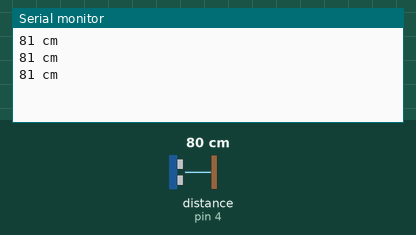
Simulated run of this sketch. Board: Arduino Uno, built with avr-gcc and run on an emulated ATmega328P. Parts: the last lines printed to the serial monitor. Inputs (shaded band) come from the test bench; at power-on: distance to the obstacle (sensor on pin 4) 80 cm. The echo pulse lasts 58.3 µs per cm.

Above: at 1.3 s.
1.4 s: distance to the obstacle (sensor on pin 4) set to 2 cm
At 1.8 s:
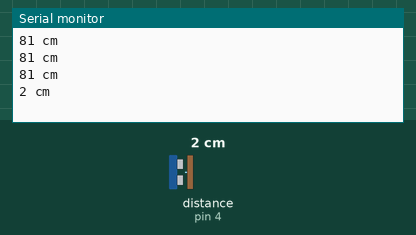
2.9 s: distance to the obstacle (sensor on pin 4) set to 4 cm
At 3.4 s:
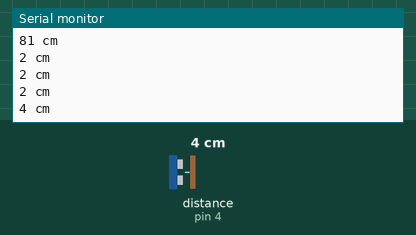
Timing chart, 0 to 5.9 s (numbered marks = the images above; inputs shaded):
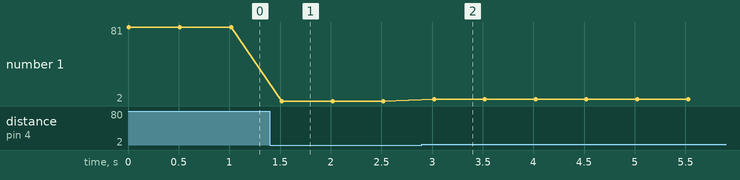

Measured:
- after the input at 1.4 s, the serial monitor: prints a new line after 0.12 s (image 1)
- after the input at 2.9 s, the serial monitor: prints a new line after 0.12 s (image 2)
- plotted number 1: 81 → 2 after the input at 1.4 s, 2 → 4 after the input at 2.9 s

The sketch:

jarakultrasonik.ino
```cpp
// Contoh untuk menguji pengukuran jarak objek
//   menggunakan HC-SR04 atau US-015

#include "NewPing.h"

const byte PIN_TRIG = 5;
const byte PIN_ECHO = 4;

NewPing sensorUltra(PIN_TRIG, PIN_ECHO, 300);

void setup()
{
  Serial.begin(9600);
}

void loop()
{
  // Hitung jarak
  int jarak = sensorUltra.ping_cm();

  // Tampilkan ke Serial Monitor
  Serial.print(jarak);
  Serial.println(" cm");

  delay(500);
}
```
